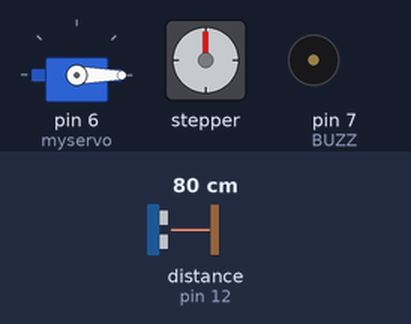
Bench run of a sketch on a simulated Arduino Uno, built with avr-gcc and run on an emulated ATmega328P. On the bench: servo, stepper motor, buzzer (waves = sounding). The inputs (shaded band) are chosen by the test bench; at power-on: distance to the obstacle (sensor on pin 12) 80 cm. The echo pulse lasts 58.3 µs per cm; stepper angles assume 180 steps per turn.

Above: at 1.5 s.
1.6 s: distance to the obstacle (sensor on pin 12) set to 2 cm
At 2.95 s:
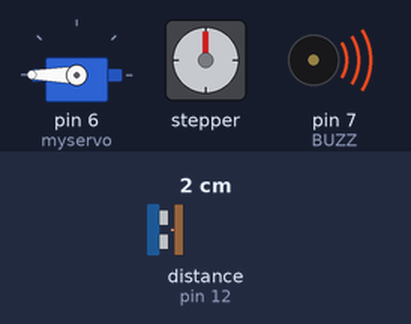
5.0 s: distance to the obstacle (sensor on pin 12) set to 9 cm
At 6.08 s:
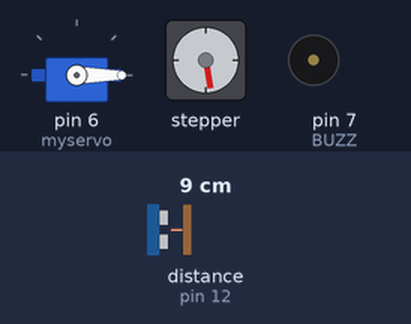
8.4 s: distance to the obstacle (sensor on pin 12) set to 299 cm
11.8 s: distance to the obstacle (sensor on pin 12) set to 4 cm
At 12.43 s:
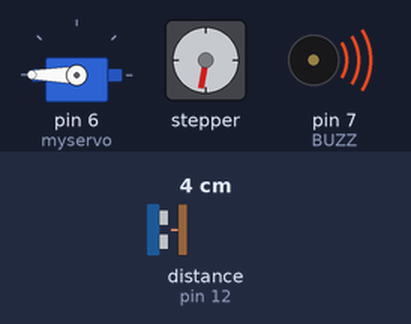
15.2 s: distance to the obstacle (sensor on pin 12) set to 18 cm
At 15.59 s:
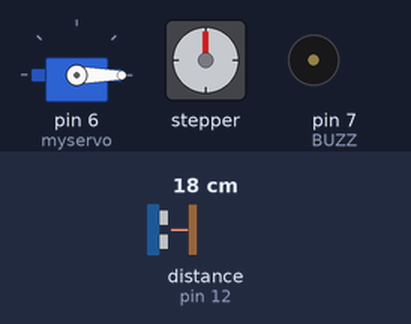
18.6 s: distance to the obstacle (sensor on pin 12) set to 120 cm
Timing chart, 0 to 69.5 s (numbered marks = the images above; inputs shaded):
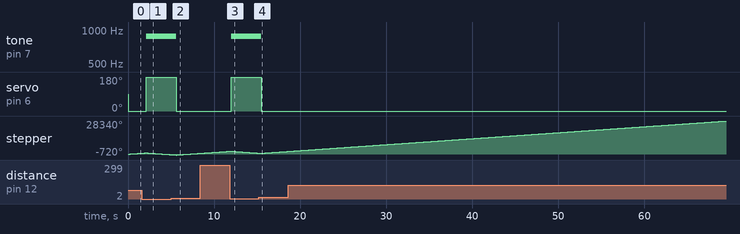

Measured:
- after the input at 1.6 s, tone on pin 7 (BUZZ): silent → 880 Hz after 0.53 s; servo on pin 6 (myservo): 0° → 180° after 0.53 s
- after the input at 5.0 s, tone on pin 7 (BUZZ): 880 Hz → silent after 0.62 s; servo on pin 6 (myservo): 180° → 0° after 0.62 s
- after the input at 11.8 s, tone on pin 7 (BUZZ): silent → 880 Hz after 0.18 s; servo on pin 6 (myservo): 0° → 180° after 0.18 s
- after the input at 15.2 s, tone on pin 7 (BUZZ): 880 Hz → silent after 0.27 s; servo on pin 6 (myservo): 180° → 0° after 0.27 s

The sketch:

Arduino_lab5_Isaac_Layton.ino
```cpp
// Video Demonstration: https://youtu.be/wQMUdG7fAlk

#include "pitches.h"
#include "SR04.h"
#include <Stepper.h>
#include <Servo.h>


#define BUZZ 7
#define TRIG 12
#define ECHO 13

SR04 sr04 = SR04(ECHO, TRIG);
long measure;

const int stepsPerRevolution = 180;
Stepper myStepper(stepsPerRevolution, 8, 10, 9, 11);
Servo myservo;
int pos = 0;

void setup() {
    Serial.begin(9600);
    myStepper.setSpeed(90);
    myservo.attach(6);
}

void loop() {
    measure = sr04.Distance();


    // Distance > 5cm
    if (measure > 5) {
        noTone(BUZZ);                    // Buzzer off
        myservo.write(0);                // server @0deg
        myStepper.step(stepsPerRevolution); // Stepper to CW
    }

    // Distance <= 5cm
    if (measure <= 5) {
        tone(BUZZ, NOTE_A5);             // Buzzer on
        myservo.write(180);              // Servo @180deg
        myStepper.step(-stepsPerRevolution); // Stepper to CCW
    }
}
```
